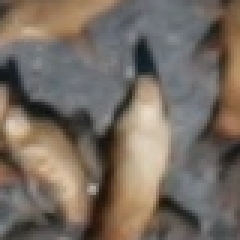
#> input picture results/bbox_chips/adult_females/41_adult_females_20.png, 80 x 80 px, given in place of 41.jpg, which was not available (shown 3 times larger)
$ jupyter execute --allow-errors 'Sea Lions - Dot to Bounding Box.ipynb'   (Python 2 division)   (text cells are left out)
#> lines starting #> are read from the running program, lines starting #| are printed output that depends on the picture; after the words box and inside, x2 and y2 are one past the last pixel; in counts of white or black regions, pixels touching at a corner belong together; pictures that were not available may be replaced by others from this repository, and a replacement may not be noted
[cell 1]
import cv2
from skimage import io
import matplotlib.pyplot as plt
import numpy as np
import skimage
from skimage import feature
plt.rcParams['figure.dpi'] = 150
import pandas as pd

[cell 2]
from seals_utils import show_img

[cell 3]
def get_box(c,img,size:int):
    try:
        plt.figure()
        y,x = int(c[0]), int(c[1])
        #print(x,y)
        #width, height of bbox
        width=int(size*0.5)
        height=int(size*0.5)
        #retrieve chip of blob

        chip = img[x-width:x+width, y-height:y+height]

        #chip = cv2.cvtColor(chip, cv2.COLOR_BGR2RGB)
        plt.imshow(chip)

    except Exception as e:
        print(e)

    return #chip

[cell 4]
def get_chip(c,img,size:int):
    try:
        #plt.figure()
        y,x = int(c[0]), int(c[1])
        #print(x,y)
        #width, height of bbox
        width=int(size*0.5)
        height=int(size*0.5)
        #retrieve chip of blob

        chip = img[x-width:x+width, y-height:y+height]

        #chip = cv2.cvtColor(chip, cv2.COLOR_BGR2RGB)
        #plt.imshow(chip)

    except Exception as e:
        print(e)

    return chip

[cell 5]
def eval_chip_size(lion_type:str, chip_size:int):

    fig = plt.figure(figsize=(12,12))
    num_chips = len(coordinates_df[lion_type][0])
    try:
        for i in range(len(coordinates_df[lion_type][0])):
            ax = fig.add_subplot(num_chips/10+1,10,i+1)
            plt.xticks([]), plt.yticks([])
            plt.imshow(get_chip(coordinates_df[lion_type][0][i], image_2, chip_size))
    except ValueError:
        pass

[cell 6]
r = 0.4     #scale down
width = 100 #patch size

[cell 7]
# Establish locations of images
train_dotted_path = 'data\TrainSmall2\TrainDotted\\'
train_path = 'data\TrainSmall2\Train\\'

[cell 8]
# read the Train and Train Dotted images
filename = '41.jpg'
image_1 = cv2.imread("../data/TrainSmall2/TrainDotted/" + filename)
#> image_1 is the input picture: shape (80, 80, 3); mean B, G, R 97.7, 107.8, 118.2
image_2 = cv2.imread("../data/TrainSmall2/Train/" + filename)
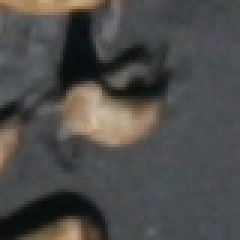
#> input picture results/bbox_chips/adult_females/41_adult_females_22.png, 80 x 80 px, given in place of 41.jpg, which was not available (shown 3 times larger)
#> image_2 is the input picture: shape (80, 80, 3); mean B, G, R 73.8, 75.5, 77
img1 = cv2.GaussianBlur(image_1,(5,5),0,0)
cut = np.copy(image_2)

[cell 9]
cv2.imshow('test',image_1)

[cell 10]
type(image_1)

#> (a cell that did not finish here is left out)

[cell 12]
# absolute difference between Train and Train Dotted -- use to isolate dot locations
image_3 = cv2.absdiff(image_1,image_2)
mask_1 = cv2.cvtColor(image_1, cv2.COLOR_BGR2GRAY)
mask_1[mask_1 < 50] = 0
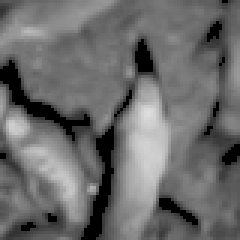
#> mask_1: shape (80, 80) (shown 3 times larger); min 0, max 222, mean 107
mask_1[mask_1 > 0] = 255
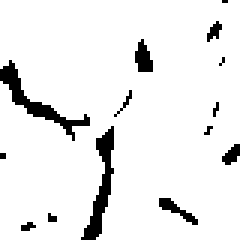
#> mask_1: shape (80, 80) (shown 3 times larger); 92.5% white; 14 black regions (9 under 20 px), largest, box (x1, y1, x2, y2) and area: (0, 20, 30, 47) 153, (27, 42, 38, 80) 150, (45, 13, 51, 24) 45, (53, 66, 66, 75) 40, (74, 48, 80, 55) 26
image_4 = cv2.bitwise_or(image_3, image_3, mask=mask_1)
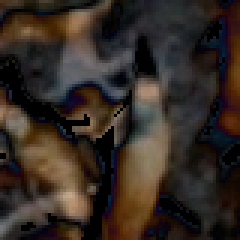
#> image_4: shape (80, 80, 3) (shown 3 times larger); mean B, G, R 36.7, 43.7, 53.5

[cell 13]
#show_img('img3',image_3)

[cell 14]
mask_1 = cv2.cvtColor(image_1, cv2.COLOR_BGR2GRAY)
#show_img('mask_1',mask_1)
mask_1.shape
#> Out = (80, 80)

[cell 15]
mask_1[mask_1 < 50] = 0
mask_1[mask_1 > 0] = 255
image_4 = cv2.bitwise_or(image_3, image_3, mask=mask_1)
plt.imshow(image_4)

[cell 16]
# convert to grayscale to be accepted by skimage.feature.blob_log
image_6 = np.max(image_4,axis=2)
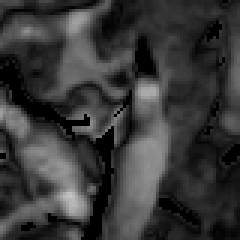
#> image_6: shape (80, 80) (shown 3 times larger); min 0, max 198, mean 56.2
plt.imshow(image_6)
#show_img('image_6',image_6)

[cell 17]
# detect blobs
blobs = feature.blob_log(image_6, min_sigma=1, max_sigma=10, num_sigma=2, threshold=0.05)
#> blobs = 38 rows, first 8: [43, 25, 1], [38, 26, 1], [53, 50, 10], [60, 19, 10], [42, 30, 1], [40, 38, 1], [45, 32, 1], [40, 31, 1]

h,w,d = image_2.shape # (3328, 4992, 3)
#> h = 80; w = 80; d = 3

res=np.zeros((int((w*r)//width)+1,int((h*r)//width)+1,5), dtype='int16')
#> res = [[0, 0, 0, 0, 0]]

[cell 18]
import os

[cell 19]
class_names = ['adult_females', 'adult_males', 'juveniles', 'pups', 'subadult_males']

file_names = os.listdir(r"..\data\TrainSmall2\Train")
#> (the rest of this cell did not finish here and is left out)

[cell 20]
# initialize lists - we will append a coordinate pair each time we find a dot of one of these classes of sea lion
adult_males = []
subadult_males = []
pups = []
juveniles = []
adult_females = []

image_circles = np.copy(image_2)   # this copy will draw circles around the dots (colored by type)
image_rectangles = np.copy(image_2)   # this copy will draw rectangles around

# half_size based on these:
# females - 75
# adult males - 120
# juveniles - 60
# pups - 40
# subadult_males - ?

# Loop through blobs - depending on type of sea lion type, mark them accordingly

#> (the rest of this cell did not finish here and is left out)

#> (a cell that did not finish here is left out)


[cell 22]
plt.imshow(image_rectangles)
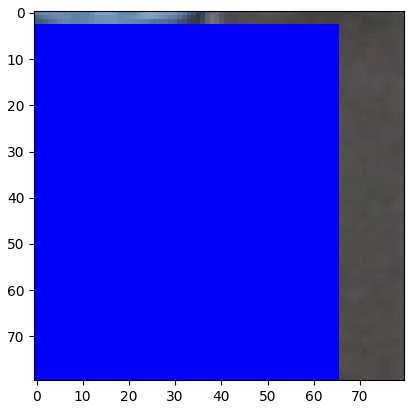
#> figure drawn by matplotlib, 1 panel; B, G, R data is drawn as R, G, B

[cell 23]
# Get inverse mask
rec_mask = cv2.inRange(image_rectangles, (0,0,254),(0,0,255))
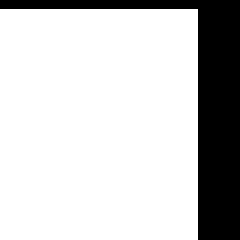
#> rec_mask: shape (80, 80) (shown 3 times larger); 79.4% white; 1 black region, box (x1, y1, x2, y2) and area: (0, 0, 80, 80) 1318
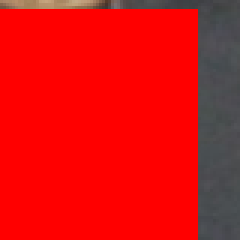
#> image_rectangles: shape (80, 80, 3) (shown 3 times larger); mean B, G, R 16.7, 16.7, 219.4
plt.imshow(rec_mask)

[cell 24]
final_mask = cv2.bitwise_and(image_2, image_2, mask=rec_mask)
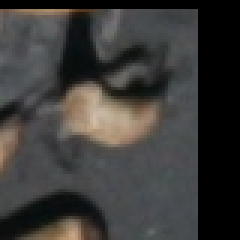
#> final_mask: shape (80, 80, 3) (shown 3 times larger); mean B, G, R 57, 58.8, 60.1

[cell 25]
plt.imshow(final_mask)

#> (a cell that did not finish here is left out)

#> (a cell that did not finish here is left out)


[cell 28]
f, ax = plt.subplots(1,1,figsize=(10,16))
ax.imshow(cv2.cvtColor(image_circles, cv2.COLOR_BGR2RGB))
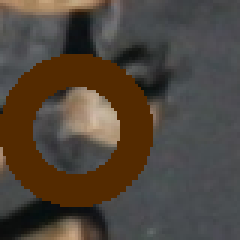
#> image_circles: shape (80, 80, 3) (shown 3 times larger); mean B, G, R 59.1, 69.4, 79.4
plt.show()
fixed = cv2.cvtColor(image_circles, cv2.COLOR_BGR2RGB)
#show_img('marked seals', fixed)
